Frame 1 (no input): blank canvas, image omitted
Frame 60 (the mouse pressed at the canvas centre just before this capture): blank canvas, image omitted
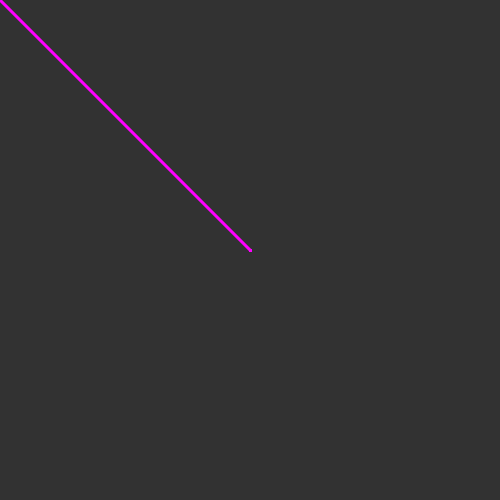
Frame 120 (the mouse held since frame 60 and released just before this capture)

The Processing sketch whose frames 1 and 60 were blank and that drew this single picture after the mouse press (run headless with seeded random() and noise(); from frame 60 on, the mouse is pressed at the canvas centre):

// Processing sketch: draw_animation_js
// ── draw_animation_js.pde
PGraphics[] drawBuffers;

int currentBuffer = 0;
int bufferCt = 0;

PVector pMouse;

int state=0;
int DRAW=0;
int ANIM=1;

void setup(){
  size(500,500);
  initBuffers(2);
  pMouse = new PVector();
}

void initBuffers(int ct){
  bufferCt = ct;
  drawBuffers = new PGraphics[ct];
  for(int i=0; i<ct; ++i){
    drawBuffers[i] = createGraphics(width,height);
    drawBuffers[i].beginDraw();
    drawBuffers[i].background(255,0);
    drawBuffers[i].endDraw();
  }
}

void draw(){
  background(50);
  
  if (state==DRAW){
    drawState();
  }
  else {
    animateState();
  }
  
  pMouse.set (mouseX,mouseY);
}

void goToState(int state_id){
  state = state_id%2;
}

void drawState(){
  PGraphics current = getCurrBuffer();
  if (mousePressed){
    current.beginDraw();
    current.fill(255,0,255);
    current.strokeWeight(3);
    current.stroke(255,0,255);
    current.line (pMouse.x, pMouse.y, mouseX,mouseY);
    //current.ellipse(1f*mouseX, 1f*mouseY, 10.,10.);
    current.endDraw();
  }
  
  for(int i=0;i<bufferCt;++i){
    image(drawBuffers[i],0,0);
  }
}

void animateState(){
  
  drawSmeared(drawBuffers, 10, 3, 1f/2.6, 2.5);

}

PGraphics getCurrBuffer(){
  return drawBuffers[currentBuffer];
}

void clearFrame(){
  PGraphics current = getCurrBuffer();
  current.beginDraw();
    current.background(255,0);
  current.endDraw();
}

void setFrame(int id){
  currentBuffer = (id-1)%bufferCt;
}

void drawSmeared(PGraphics[] frames, float numAngles, float numRepeats, float scale, float frameDistance){
  pushMatrix();
  translate(width/2,height/2);//move center
  float hw = width*scale, hh = height*scale;
  //float ka = 1f*anim.length()/numAngles;
  int idx=0;
  for(int i=0;i<numAngles;++i){
    for(int j=0;j<numRepeats;++j){
      idx = (int)(i*frameDistance) + frameCount + (int)(1f*bufferCt/numRepeats*j);
      image(frames[idx%bufferCt], -hw, -hh, hw, hh);
    }
    //idx = (frameCount)%bufferCt;
    //image(frames[idx], -hw, -hh, hw, hh);
    rotate(1f/numAngles*TWO_PI);
  }
  popMatrix();
}

void addFrame(){
  if( bufferCt++ == drawBuffers.length){
    PGraphics[] newBuff = new PGraphics[drawBuffers.length*2];
    arrayCopy (drawBuffers, newBuff);
    drawBuffers = newBuff;
  }
  drawBuffers[bufferCt-1] = createGraphics (width,height);
}

void removeFrame(){
  //drawBuffers[bufferCt
}
